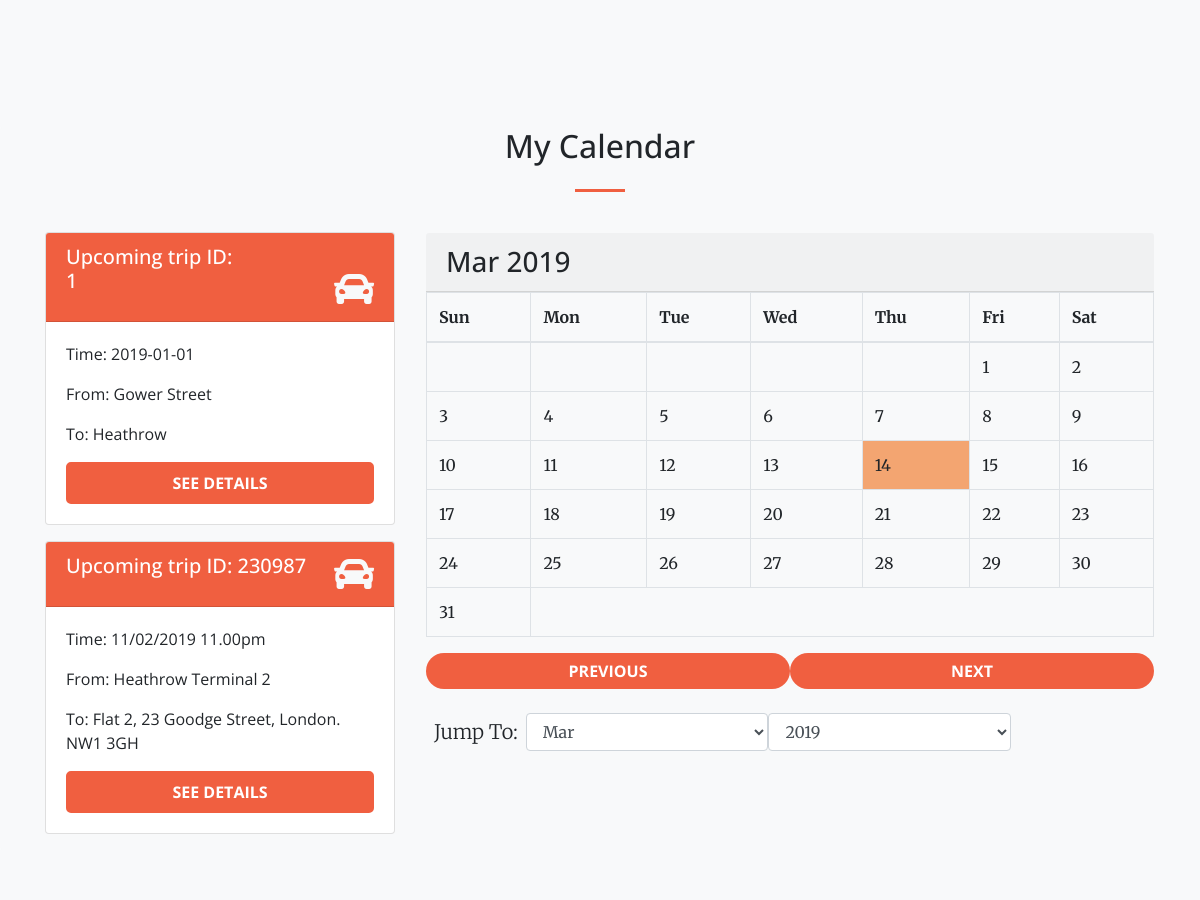
The page /landingPageDriver.php (signed in, middle part) on the database as committed earlier.
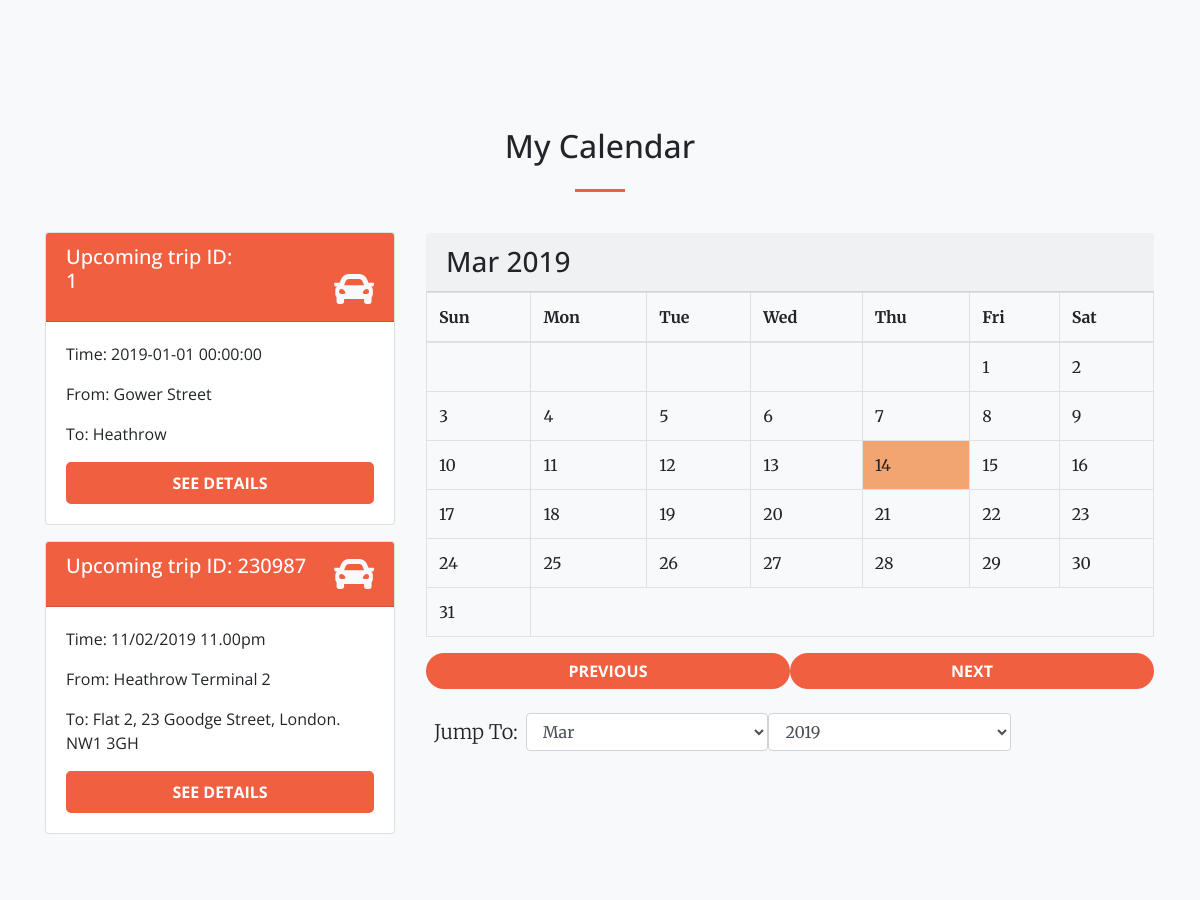
The same page on the database as committed later.
### tables this page shows
CREATE TABLE IF NOT EXISTS `booking` (
  `booking_id` int(11) NOT NULL AUTO_INCREMENT,
  `booking_time` datetime NOT NULL,
  `vehicle_id` int(11) NOT NULL,
  `number_of_travelers` int(11) NOT NULL,
  `booker_id` int(11) NOT NULL,
  `driver_id` int(11) NOT NULL,
  `service_fee` double NOT NULL,
  `route_id` int(11) NOT NULL,
  PRIMARY KEY (`booking_id`),
  KEY `driverID` (`driver_id`),
  KEY `booking_ibfk_3` (`route_id`),
  KEY `booking_ibfk_4` (`booker_id`),
  KEY `booking_ibfk_5` (`vehicle_id`)
);

CREATE TABLE IF NOT EXISTS `route` (
  `route_id` int(11) NOT NULL AUTO_INCREMENT,
  `start_address` varchar(100) NOT NULL,
  `start_post_code` varchar(11) NOT NULL,
  `end_address` varchar(100) NOT NULL,
  `end_post_code` varchar(11) NOT NULL,
  PRIMARY KEY (`route_id`)
);

### landingPageDriver.php (the view, shortened to what this page needs)
<!DOCTYPE html>
<html lang="en">
<head>
    <link href="vendor/bootstrap/css/bootstrap.min.css" rel="stylesheet">
    <link href="vendor/fontawesome-free/css/all.min.css" rel="stylesheet" type="text/css">
    <link href="vendor/magnific-popup/magnific-popup.css" rel="stylesheet">
    <link href="css/creative.css" rel="stylesheet">
</head>
<body id="page-top">
<section class="page-section bg-light" id="myCalendar">
    <div class=" card bg-light border-light container-fluid">
        <div class="container">
            <h2 class="text-center mt-0">My Calendar</h2>
            <hr class="divider my-4">
            <div class="row">
                <div class="col-md-4 col-12">
                    <div class="card my-3">
                        <div class="card-header bg-primary">
                            <h5 class="text-white">Upcoming trip ID: <br>
                                <?php
                                $connection = connectToDb();
                                if (isset($_COOKIE["userId"])) {
                                    $user_id = $_COOKIE["userId"];
                                    $query = "SELECT booking.booking_id, booking.booking_time FROM booking JOIN driver USING(driver_id) WHERE driver.user_id = '$user_id'";
                                    $results = mysqli_query($connection, $query);
                                    $array = mysqli_fetch_assoc($results);
                                    $booking_id = $array['booking_id'];
                                    $booking_time = $array['booking_time'];
                                    $query2 = "SELECT route.start_address, route.end_address FROM route JOIN booking USING(route_id) WHERE booking.booking_id = '$booking_id'";
                                    $results2 = mysqli_query($connection, $query2);
                                    $array2 = mysqli_fetch_assoc($results2);
                                    $start_address = $array2['start_address'];
                                    $end_address = $array2['end_address'];
                                    print($booking_id);
                                }
                                else {
                                    print("Sorry, no cookie read.");
                                }
                                ?>
                                <i class="fas fa-2x fa-car text-light mb-0 mt-0 float-right"></i></h5>
                        </div>
                        <div class="card-body">
                            <p class="card-text">Time: <?php print($booking_time); ?></p>
                            <p class="card-text">From: <?php print($start_address); ?></p>
                            <p class="card-text">To: <?php print($end_address); ?></p>
                            <a class="btn btn-primary btn-block" style="border-radius: 5px; border-style: solid" href="driverTripDetails.html">See details</a>
                        </div>
                    </div>
                    <div class="card my-3">
                        <div class="card-header bg-primary">
                            <h5 class="text-white">Upcoming trip ID: 230987 <i
                                    class="fas fa-2x fa-car text-light mb-0 mt-0 float-right"></i></h5>
                        </div>
                        <div class="card-body">
                            <p class="card-text">Time: 11/02/2019 11.00pm</p>
                            <p class="card-text">From: Heathrow Terminal 2</p>
                            <p class="card-text">To: Flat 2, 23 Goodge Street, London. NW1 3GH</p>
                            <a class="btn btn-primary btn-block" style="border-radius: 5px; border-style: solid" href="driverTripDetails.html">See details</a>
                        </div>
                    </div>
                </div>
                <div class="card m-0 col-md-8 d-none d-sm-block bg-light border-light container-fluid mt-3">
                    <h3 class="card-header" id="monthAndYear"></h3>
                    <table class="table table-bordered table-responsive-sm" id="calendar">
                        <thead>
                        <tr>
                            <th>Sun</th>
                            <th>Mon</th>
                            <th>Tue</th>
                            <th>Wed</th>
                            <th>Thu</th>
                            <th>Fri</th>
                            <th>Sat</th>
                        </tr>
                        </thead>
                        <tbody id="calendar-body">
                        </tbody>
                    </table>
                    <div class="form-inline">
                        <button class="btn btn-primary col-sm-6" id="previous" onclick="previous()">Previous
                        </button>
                        <button class="btn btn-primary col-sm-6" id="next" onclick="next()">Next</button>
                    </div>
                    <br/>
                    <form class="form-inline">
                        <label class="lead mr-2 ml-2" for="month">Jump To: </label>
                        <select class="form-control col-sm-4" name="month" id="month" onchange="jump()">
                            <option value=2>Mar</option>
                        </select>
                        <label for="year"></label><select class="form-control col-sm-4" name="year" id="year"
                                                          onchange="jump()">
                        <option value=2019>2019</option>
                    </select></form>
                </div>
            </div>
        </div>
    </div>
</section>
</body>
</html>

### css/creative.css (style rules this page uses)
body, html { width: 100%; height: 100%; }
body { font-family: 'Merriweather', 'Helvetica Neue', Arial, sans-serif; }
hr { max-width: 50px; border-width: 3px; border-color: #F05F40; }
a { color: #F05F40; -webkit-transition: all 0.2s; transition: all 0.2s; }
h1, h2, h3, h4, h5, h6, p { font-family: 'Open Sans', 'Helvetica Neue', Arial, sans-serif; }
.bg-primary { background-color: #F05F40 !important; }
section { padding: 8rem 0; }
.btn { font-weight: 700; text-transform: uppercase; border: none; border-radius: 300px; font-family: 'Open Sans', 'Helvetica Neue', Arial, sans-serif; }
.btn-primary { background-color: #F05F40; border-color: #F05F40; }

Rows that differ between the two databases and show on the page:
changed booking id 1: booking_time "2019-01-01" → "2019-01-01 00:00:00"
